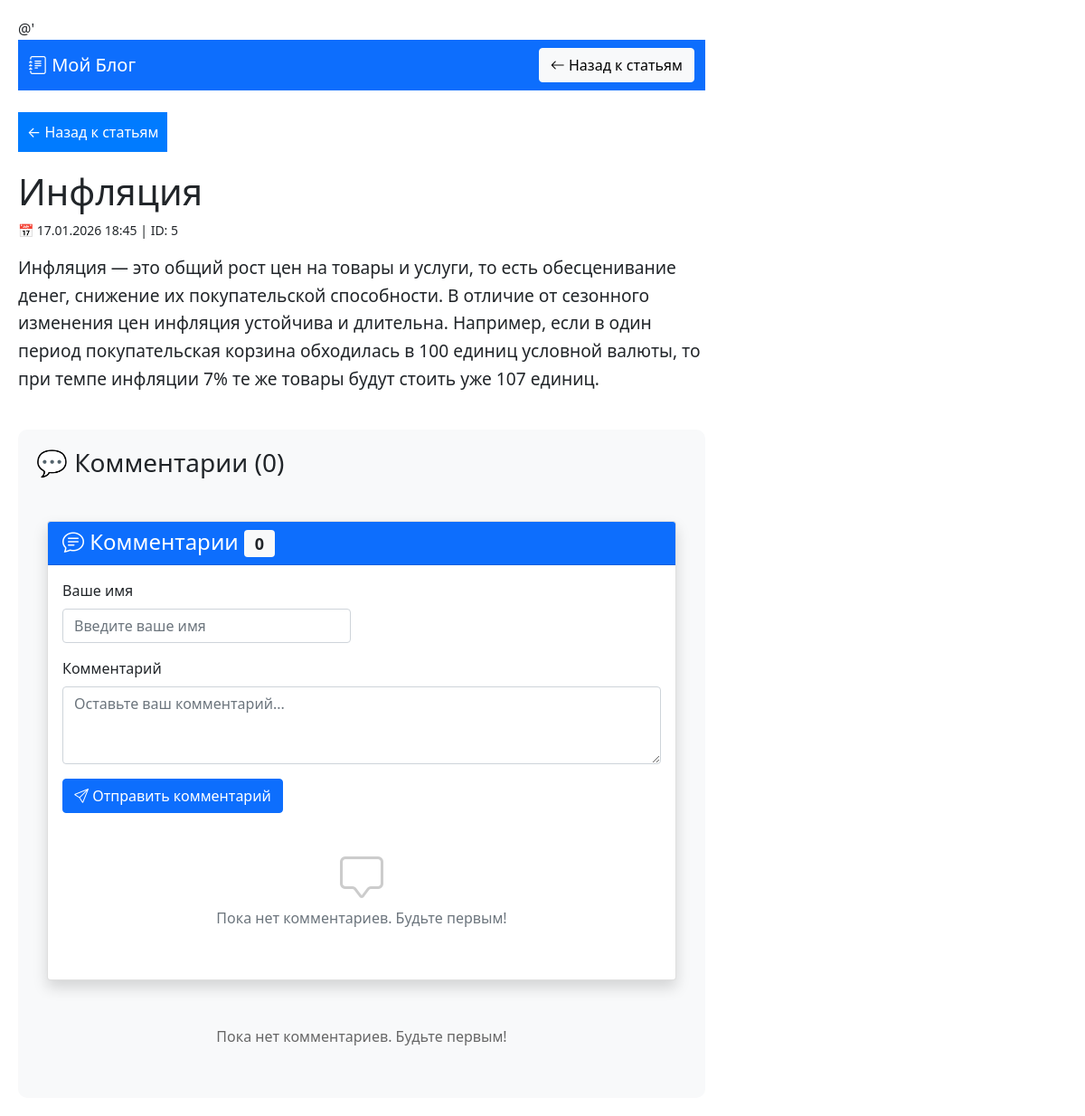
/post/5/, run on an earlier commit of the app's database.
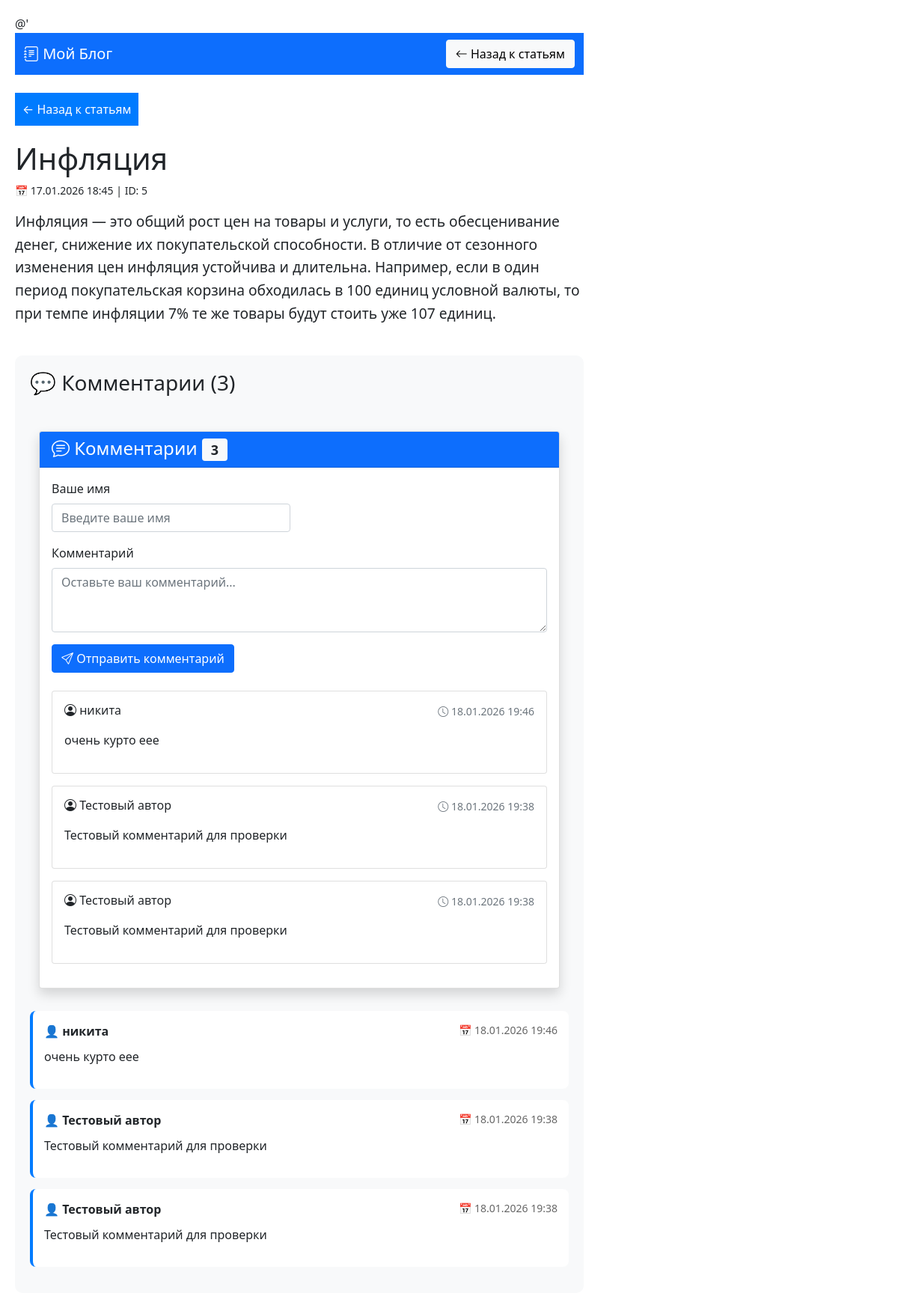
And on a later commit of the database.
### posts/models.py (models this page shows, shortened)
class Post(models.Model):
    title = models.CharField(max_length=200)
    content = models.TextField()
    created_at = models.DateTimeField(auto_now_add=True)
    views = models.PositiveIntegerField(default=0)  # ← ПОЛЕ ПРОСМОТРОВ!
    def increment_views(self):
        self.views += 1
        self.save(update_fields=['views'])
        return self.views
    class Meta:
        ordering = ['-created_at']  # новые статьи сверху
        verbose_name = "Статья"
        verbose_name_plural = "Статьи"

class Comment(models.Model):
    post = models.ForeignKey(Post, on_delete=models.CASCADE, related_name='comments')
    author = models.CharField(max_length=100, default='Аноним')
    text = models.TextField()
    created_at = models.DateTimeField(auto_now_add=True)
    class Meta:
        ordering = ['created_at']  # старые комментарии сверху
        verbose_name = "Комментарий"
        verbose_name_plural = "Комментарии"

### posts/views.py (the view)
# urls.py: path('post/<int:post_id>/', views.post_detail, name='post_detail'),  # страница статьи
def post_detail(request, post_id):
    post = get_object_or_404(Post, id=post_id)
    is_ajax = request.headers.get('X-Requested-With') == 'XMLHttpRequest'
    if not is_ajax:
        post.increment_views()
    comments = post.comments.all().order_by('-created_at')
    if request.method == 'POST':
        form = CommentForm(request.POST)
        if form.is_valid():
            comment = form.save(commit=False)
            comment.post = post
            comment.save()
            return redirect('post_detail', post_id=post.id)
    else:
        form = CommentForm()
    return render(request, 'posts/post_detail.html', {
        'post': post,
        'comments': comments,
        'form': form,
        'post_id': post.id,  # Для JS
    })

### posts/forms.py
class CommentForm(forms.ModelForm):
    class Meta:
        model = Comment  # Связываем с моделью Comment
        fields = ['author', 'text']  # Какие поля показывать
    author = forms.CharField(
        label='Ваше имя',
        max_length=100,
        widget=forms.TextInput(attrs={
            'class': 'form-control',
            'placeholder': 'Введите ваше имя'
        })
    )
    text = forms.CharField(
        label='Комментарий',
        widget=forms.Textarea(attrs={
            'class': 'form-control',
            'placeholder': 'Оставьте ваш комментарий...',
            'rows': 3
        })
    )

### posts/templates/posts/post_detail.html (shortened to what this page needs)
<!DOCTYPE html>
<html>
<head>
</head>
<link href="https://cdn.jsdelivr.net/npm/bootstrap@5.1.3/dist/css/bootstrap.min.css" rel="stylesheet">
<link rel="stylesheet" href="https://cdn.jsdelivr.net/npm/bootstrap-icons@1.8.1/font/bootstrap-icons.css">
<body>
<nav class="navbar navbar-expand-lg navbar-dark bg-primary mb-4">
    <div class="container">
        <a class="navbar-brand" href="/">
            <i class="bi bi-journal-text"></i> Мой Блог
        </a>
        <a href="/" class="btn btn-light">
            <i class="bi bi-arrow-left"></i> Назад к статьям
        </a>
    </div>
</nav>
    <a href="/" class="back">← Назад к статьям</a>
    <h1>{{ post.title }}</h1>
    <p><small>📅 {{ post.created_at|date:"d.m.Y H:i" }} | ID: {{ post.id }}</small></p>
    <div style="font-size: 1.2em; line-height: 1.6;">
        {{ post.content|linebreaks }}
    </div>
<div style="margin-top: 40px; padding: 20px; background: #f8f9fa; border-radius: 10px;">
    <h3>💬 Комментарии ({{ comments.count }})</h3>
<div class="container mt-5">
    <div class="card shadow">
        <div class="card-header bg-primary text-white">
            <h4 class="mb-0">
                <i class="bi bi-chat-text"></i> Комментарии
                <span class="badge bg-light text-dark">{{ comments.count }}</span>
            </h4>
        </div>
        <div class="card-body">
            <form method="POST" class="mb-4">
                <div class="row">
                    <div class="col-md-6 mb-3">
                        <label class="form-label">Ваше имя</label>
                        {{ form.author }}
                    </div>
                </div>
                <div class="mb-3">
                    <label class="form-label">Комментарий</label>
                    {{ form.text }}
                </div>
                <button type="submit" class="btn btn-primary">
                    <i class="bi bi-send"></i> Отправить комментарий
                </button>
            </form>
            <div class="mt-4">
                {% for comment in comments %}
                <div class="card mb-3">
                    <div class="card-body">
                        <div class="d-flex justify-content-between mb-2">
                            <h6 class="card-title mb-0">
                                <i class="bi bi-person-circle"></i> {{ comment.author }}
                            </h6>
                            <small class="text-muted">
                                <i class="bi bi-clock"></i> {{ comment.created_at|date:"d.m.Y H:i" }}
                            </small>
                        </div>
                        <p class="card-text">{{ comment.text|linebreaks }}</p>
                    </div>
                </div>
                {% empty %}
                <div class="text-center py-4">
                    <i class="bi bi-chat-square" style="font-size: 3rem; color: #ccc;"></i>
                    <p class="text-muted mt-2">Пока нет комментариев. Будьте первым!</p>
                </div>
                {% endfor %}
            </div>
        </div>
    </div>
</div>
    <div style="margin-top: 30px;">
        {% for comment in comments %}
        <div style="background: white; padding: 15px; border-radius: 8px; margin-bottom: 15px; border-left: 4px solid #007bff;">
            <div style="display: flex; justify-content: space-between; margin-bottom: 10px;">
                <strong>👤 {{ comment.author }}</strong>
                <small style="color: #666;">📅 {{ comment.created_at|date:"d.m.Y H:i" }}</small>
            </div>
            <p style="margin: 0;">{{ comment.text|linebreaks }}</p>
        </div>
        {% empty %}
        <p style="text-align: center; color: #666; padding: 20px;">
            Пока нет комментариев. Будьте первым!
        </p>
        {% endfor %}
    </div>
</div>
</body>
</html>

### posts/templates/posts/post_detail.html (style rules this page uses)
body { font-family: Arial; max-width: 800px; margin: 0 auto; padding: 20px; }
.back { display: inline-block; margin-bottom: 20px; padding: 10px; background: #007bff; color: white; text-decoration: none; }

What changed in the data, as far as the page shows it:
added Comment: author "никита", created_at "18.01.2026 19:46", text "очень курто еее"
added Comment: author "Тестовый автор", created_at "18.01.2026 19:38", text "Тестовый комментарий для проверки"
added Comment: author "Тестовый автор", created_at "18.01.2026 19:38", text "Тестовый комментарий для проверки"
Also different on the page:
{{ comments.count }}: "0" → "3"
text no longer shown: "Пока нет комментариев. Будьте первым! Пока нет комментариев. Будьте первым!"
